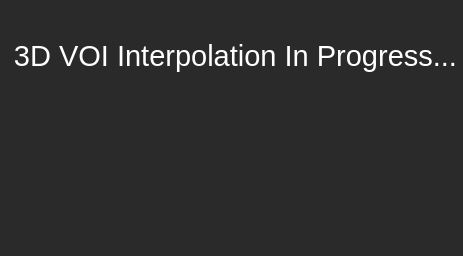
<?xml version="1.0" encoding="UTF-8"?>
<ui version="4.0">
 <class>InterpolationLoading</class>
 <widget class="QWidget" name="InterpolationLoading">
  <property name="geometry">
   <rect>
    <x>0</x>
    <y>0</y>
    <width>463</width>
    <height>256</height>
   </rect>
  </property>
  <property name="windowTitle">
   <string>3D Interpolation In Progress</string>
  </property>
  <property name="styleSheet">
   <string notr="true">QWidget {
	background-color: rgb(42, 42, 42);
}</string>
  </property>
  <widget class="QLabel" name="saveVoiLabel">
   <property name="geometry">
    <rect>
     <x>0</x>
     <y>-10</y>
     <width>471</width>
     <height>131</height>
    </rect>
   </property>
   <property name="styleSheet">
    <string notr="true">QLabel {
	font-size: 29px;
	color: rgb(255, 255, 255);
	background-color: rgba(255, 255, 255, 0);
}</string>
   </property>
   <property name="text">
    <string>3D VOI Interpolation In Progress...</string>
   </property>
   <property name="textFormat">
    <enum>Qt::AutoText</enum>
   </property>
   <property name="scaledContents">
    <bool>false</bool>
   </property>
   <property name="alignment">
    <set>Qt::AlignCenter</set>
   </property>
   <property name="wordWrap">
    <bool>true</bool>
   </property>
  </widget>
  <widget class="QLabel" name="loadingLabel">
   <property name="geometry">
    <rect>
     <x>140</x>
     <y>100</y>
     <width>181</width>
     <height>131</height>
    </rect>
   </property>
   <property name="text">
    <string/>
   </property>
   <property name="alignment">
    <set>Qt::AlignCenter</set>
   </property>
  </widget>
 </widget>
 <resources/>
 <connections/>
</ui>
